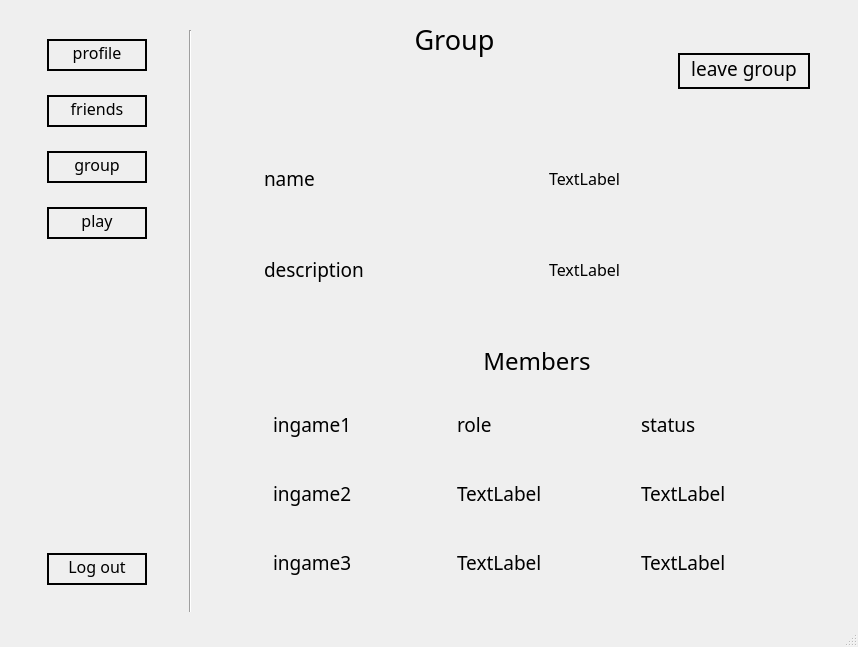
<?xml version="1.0" encoding="UTF-8"?>
<ui version="4.0">
 <class>MainWindow</class>
 <widget class="QMainWindow" name="MainWindow">
  <property name="geometry">
   <rect>
    <x>0</x>
    <y>0</y>
    <width>858</width>
    <height>647</height>
   </rect>
  </property>
  <property name="windowTitle">
   <string>MainWindow</string>
  </property>
  <widget class="QWidget" name="centralwidget">
   <layout class="QHBoxLayout" name="horizontalLayout_6">
    <item>
     <widget class="QWidget" name="widget_9" native="true">
      <property name="minimumSize">
       <size>
        <width>150</width>
        <height>600</height>
       </size>
      </property>
      <property name="maximumSize">
       <size>
        <width>200</width>
        <height>600</height>
       </size>
      </property>
      <layout class="QHBoxLayout" name="horizontalLayout_7">
       <item>
        <widget class="QWidget" name="leftWidget" native="true">
         <property name="maximumSize">
          <size>
           <width>150</width>
           <height>600</height>
          </size>
         </property>
         <layout class="QVBoxLayout" name="verticalLayout">
          <item>
           <widget class="QWidget" name="widget_3" native="true">
            <layout class="QHBoxLayout" name="horizontalLayout">
             <item>
              <widget class="QPushButton" name="pushButton">
               <property name="font">
                <font>
                 <family>Poor Richard</family>
                 <pointsize>12</pointsize>
                </font>
               </property>
               <property name="styleSheet">
                <string notr="true">border-radius : 100; 
border : 2px solid black;
padding-bottom: 5px</string>
               </property>
               <property name="text">
                <string>profile</string>
               </property>
              </widget>
             </item>
            </layout>
           </widget>
          </item>
          <item>
           <widget class="QWidget" name="widget_4" native="true">
            <layout class="QHBoxLayout" name="horizontalLayout_2">
             <item>
              <widget class="QPushButton" name="pushButton_2">
               <property name="font">
                <font>
                 <family>Poor Richard</family>
                 <pointsize>12</pointsize>
                </font>
               </property>
               <property name="styleSheet">
                <string notr="true">border-radius : 100; 
border : 2px solid black;
padding-bottom: 5px</string>
               </property>
               <property name="text">
                <string>friends</string>
               </property>
              </widget>
             </item>
            </layout>
           </widget>
          </item>
          <item>
           <widget class="QWidget" name="widget_5" native="true">
            <layout class="QHBoxLayout" name="horizontalLayout_3">
             <item>
              <widget class="QPushButton" name="pushButton_3">
               <property name="font">
                <font>
                 <family>Poor Richard</family>
                 <pointsize>12</pointsize>
                </font>
               </property>
               <property name="styleSheet">
                <string notr="true">border-radius : 100; 
border : 2px solid black;
padding-bottom: 5px</string>
               </property>
               <property name="text">
                <string>group</string>
               </property>
              </widget>
             </item>
            </layout>
           </widget>
          </item>
          <item>
           <widget class="QWidget" name="widget_6" native="true">
            <layout class="QVBoxLayout" name="verticalLayout_2">
             <item>
              <widget class="QPushButton" name="pushButton_4">
               <property name="font">
                <font>
                 <family>Poor Richard</family>
                 <pointsize>12</pointsize>
                </font>
               </property>
               <property name="styleSheet">
                <string notr="true">border-radius : 100; 
border : 2px solid black;
padding-bottom: 5px</string>
               </property>
               <property name="text">
                <string>play</string>
               </property>
              </widget>
             </item>
            </layout>
           </widget>
          </item>
          <item>
           <spacer name="verticalSpacer">
            <property name="orientation">
             <enum>Qt::Vertical</enum>
            </property>
            <property name="sizeHint" stdset="0">
             <size>
              <width>20</width>
              <height>40</height>
             </size>
            </property>
           </spacer>
          </item>
          <item>
           <widget class="QWidget" name="widget_7" native="true">
            <layout class="QHBoxLayout" name="horizontalLayout_4">
             <item>
              <widget class="QPushButton" name="pushButton_5">
               <property name="font">
                <font>
                 <family>Poor Richard</family>
                 <pointsize>12</pointsize>
                </font>
               </property>
               <property name="styleSheet">
                <string notr="true">border-radius : 100; 
border : 2px solid black;
padding-bottom: 5px</string>
               </property>
               <property name="text">
                <string>Log out</string>
               </property>
              </widget>
             </item>
            </layout>
           </widget>
          </item>
         </layout>
        </widget>
       </item>
       <item>
        <widget class="QWidget" name="widget_8" native="true">
         <property name="minimumSize">
          <size>
           <width>20</width>
           <height>600</height>
          </size>
         </property>
         <property name="maximumSize">
          <size>
           <width>40</width>
           <height>600</height>
          </size>
         </property>
         <layout class="QHBoxLayout" name="horizontalLayout_8">
          <item>
           <widget class="Line" name="line">
            <property name="minimumSize">
             <size>
              <width>5</width>
              <height>600</height>
             </size>
            </property>
            <property name="orientation">
             <enum>Qt::Vertical</enum>
            </property>
           </widget>
          </item>
         </layout>
        </widget>
       </item>
      </layout>
     </widget>
    </item>
    <item>
     <widget class="QWidget" name="widget" native="true">
      <property name="maximumSize">
       <size>
        <width>600</width>
        <height>600</height>
       </size>
      </property>
      <layout class="QGridLayout" name="gridLayout">
       <item row="0" column="0" colspan="2">
        <widget class="QWidget" name="widget_2" native="true">
         <property name="maximumSize">
          <size>
           <width>600</width>
           <height>100</height>
          </size>
         </property>
         <layout class="QHBoxLayout" name="horizontalLayout_5">
          <property name="leftMargin">
           <number>0</number>
          </property>
          <property name="topMargin">
           <number>0</number>
          </property>
          <property name="bottomMargin">
           <number>0</number>
          </property>
          <item>
           <widget class="QLabel" name="label">
            <property name="font">
             <font>
              <family>Poor Richard</family>
              <pointsize>20</pointsize>
             </font>
            </property>
            <property name="text">
             <string>Group</string>
            </property>
            <property name="alignment">
             <set>Qt::AlignHCenter|Qt::AlignTop</set>
            </property>
           </widget>
          </item>
          <item>
           <widget class="QWidget" name="widget_28" native="true">
            <property name="maximumSize">
             <size>
              <width>150</width>
              <height>200</height>
             </size>
            </property>
            <layout class="QHBoxLayout" name="horizontalLayout_27">
             <item>
              <widget class="QPushButton" name="pushButton_6">
               <property name="font">
                <font>
                 <family>Poor Richard</family>
                 <pointsize>14</pointsize>
                </font>
               </property>
               <property name="styleSheet">
                <string notr="true">border-radius : 100; 
border : 2px solid black;
padding-bottom: 5px</string>
               </property>
               <property name="text">
                <string>leave group</string>
               </property>
              </widget>
             </item>
            </layout>
           </widget>
          </item>
         </layout>
        </widget>
       </item>
       <item row="2" column="0" colspan="2">
        <widget class="QWidget" name="widget_12" native="true">
         <layout class="QVBoxLayout" name="verticalLayout_3">
          <item>
           <widget class="QWidget" name="widget_15" native="true">
            <layout class="QVBoxLayout" name="verticalLayout_4">
             <item>
              <widget class="QLabel" name="label_6">
               <property name="font">
                <font>
                 <family>Poor Richard</family>
                 <pointsize>18</pointsize>
                </font>
               </property>
               <property name="text">
                <string>Members</string>
               </property>
               <property name="alignment">
                <set>Qt::AlignCenter</set>
               </property>
              </widget>
             </item>
            </layout>
           </widget>
          </item>
          <item>
           <widget class="QWidget" name="match1" native="true">
            <layout class="QHBoxLayout" name="horizontalLayout_13">
             <item>
              <widget class="QWidget" name="ingame1" native="true">
               <layout class="QHBoxLayout" name="horizontalLayout_26">
                <item>
                 <widget class="QLabel" name="label_7">
                  <property name="font">
                   <font>
                    <family>Poor Richard</family>
                    <pointsize>14</pointsize>
                   </font>
                  </property>
                  <property name="text">
                   <string>ingame1</string>
                  </property>
                 </widget>
                </item>
               </layout>
              </widget>
             </item>
             <item>
              <widget class="QWidget" name="role1" native="true">
               <layout class="QHBoxLayout" name="horizontalLayout_25">
                <item>
                 <widget class="QLabel" name="label_8">
                  <property name="font">
                   <font>
                    <family>Poor Richard</family>
                    <pointsize>14</pointsize>
                   </font>
                  </property>
                  <property name="text">
                   <string>role</string>
                  </property>
                 </widget>
                </item>
               </layout>
              </widget>
             </item>
             <item>
              <widget class="QWidget" name="status1" native="true">
               <layout class="QVBoxLayout" name="verticalLayout_5">
                <item>
                 <widget class="QLabel" name="label_9">
                  <property name="font">
                   <font>
                    <family>Poor Richard</family>
                    <pointsize>14</pointsize>
                   </font>
                  </property>
                  <property name="text">
                   <string>status</string>
                  </property>
                 </widget>
                </item>
               </layout>
              </widget>
             </item>
            </layout>
           </widget>
          </item>
          <item>
           <widget class="QWidget" name="match2" native="true">
            <layout class="QHBoxLayout" name="horizontalLayout_14">
             <item>
              <widget class="QWidget" name="ingame2" native="true">
               <layout class="QHBoxLayout" name="horizontalLayout_23">
                <item>
                 <widget class="QLabel" name="label_11">
                  <property name="font">
                   <font>
                    <family>Poor Richard</family>
                    <pointsize>14</pointsize>
                   </font>
                  </property>
                  <property name="text">
                   <string>ingame2</string>
                  </property>
                 </widget>
                </item>
               </layout>
              </widget>
             </item>
             <item>
              <widget class="QWidget" name="widget_21" native="true">
               <layout class="QHBoxLayout" name="horizontalLayout_22">
                <item>
                 <widget class="QLabel" name="label_12">
                  <property name="font">
                   <font>
                    <family>Poor Richard</family>
                    <pointsize>14</pointsize>
                   </font>
                  </property>
                  <property name="text">
                   <string>TextLabel</string>
                  </property>
                 </widget>
                </item>
               </layout>
              </widget>
             </item>
             <item>
              <widget class="QWidget" name="widget_22" native="true">
               <layout class="QHBoxLayout" name="horizontalLayout_21">
                <item>
                 <widget class="QLabel" name="label_13">
                  <property name="font">
                   <font>
                    <family>Poor Richard</family>
                    <pointsize>14</pointsize>
                   </font>
                  </property>
                  <property name="text">
                   <string>TextLabel</string>
                  </property>
                 </widget>
                </item>
               </layout>
              </widget>
             </item>
            </layout>
           </widget>
          </item>
          <item>
           <widget class="QWidget" name="match3" native="true">
            <layout class="QHBoxLayout" name="horizontalLayout_15">
             <item>
              <widget class="QWidget" name="ingame3" native="true">
               <layout class="QHBoxLayout" name="horizontalLayout_19">
                <item>
                 <widget class="QLabel" name="label_15">
                  <property name="font">
                   <font>
                    <family>Poor Richard</family>
                    <pointsize>14</pointsize>
                   </font>
                  </property>
                  <property name="text">
                   <string>ingame3</string>
                  </property>
                 </widget>
                </item>
               </layout>
              </widget>
             </item>
             <item>
              <widget class="QWidget" name="widget_25" native="true">
               <layout class="QHBoxLayout" name="horizontalLayout_18">
                <item>
                 <widget class="QLabel" name="label_16">
                  <property name="font">
                   <font>
                    <family>Poor Richard</family>
                    <pointsize>14</pointsize>
                   </font>
                  </property>
                  <property name="text">
                   <string>TextLabel</string>
                  </property>
                 </widget>
                </item>
               </layout>
              </widget>
             </item>
             <item>
              <widget class="QWidget" name="widget_26" native="true">
               <layout class="QHBoxLayout" name="horizontalLayout_17">
                <item>
                 <widget class="QLabel" name="label_17">
                  <property name="font">
                   <font>
                    <family>Poor Richard</family>
                    <pointsize>14</pointsize>
                   </font>
                  </property>
                  <property name="text">
                   <string>TextLabel</string>
                  </property>
                 </widget>
                </item>
               </layout>
              </widget>
             </item>
            </layout>
           </widget>
          </item>
         </layout>
        </widget>
       </item>
       <item row="1" column="0" colspan="2">
        <widget class="QWidget" name="info" native="true">
         <layout class="QVBoxLayout" name="verticalLayout_6">
          <item>
           <widget class="QWidget" name="widget_10" native="true">
            <layout class="QHBoxLayout" name="horizontalLayout_9">
             <item>
              <widget class="QLabel" name="label_2">
               <property name="font">
                <font>
                 <family>Poor Richard</family>
                 <pointsize>14</pointsize>
                </font>
               </property>
               <property name="text">
                <string>name</string>
               </property>
               <property name="alignment">
                <set>Qt::AlignLeading|Qt::AlignLeft|Qt::AlignVCenter</set>
               </property>
              </widget>
             </item>
             <item>
              <widget class="QWidget" name="widget_11" native="true">
               <layout class="QHBoxLayout" name="horizontalLayout_10">
                <item>
                 <widget class="QLabel" name="label_3">
                  <property name="font">
                   <font>
                    <family>Poor Richard</family>
                    <pointsize>12</pointsize>
                   </font>
                  </property>
                  <property name="text">
                   <string>TextLabel</string>
                  </property>
                 </widget>
                </item>
               </layout>
              </widget>
             </item>
            </layout>
           </widget>
          </item>
          <item>
           <widget class="QWidget" name="widget_14" native="true">
            <layout class="QHBoxLayout" name="horizontalLayout_11">
             <item>
              <widget class="QLabel" name="label_5">
               <property name="font">
                <font>
                 <family>Poor Richard</family>
                 <pointsize>14</pointsize>
                </font>
               </property>
               <property name="text">
                <string>description</string>
               </property>
               <property name="alignment">
                <set>Qt::AlignLeading|Qt::AlignLeft|Qt::AlignVCenter</set>
               </property>
              </widget>
             </item>
             <item>
              <widget class="QWidget" name="widget_13" native="true">
               <layout class="QHBoxLayout" name="horizontalLayout_12">
                <item>
                 <widget class="QLabel" name="label_4">
                  <property name="font">
                   <font>
                    <family>Poor Richard</family>
                    <pointsize>12</pointsize>
                   </font>
                  </property>
                  <property name="text">
                   <string>TextLabel</string>
                  </property>
                 </widget>
                </item>
               </layout>
              </widget>
             </item>
            </layout>
           </widget>
          </item>
         </layout>
        </widget>
       </item>
      </layout>
     </widget>
    </item>
   </layout>
  </widget>
  <widget class="QStatusBar" name="statusbar"/>
 </widget>
 <resources/>
 <connections/>
</ui>
